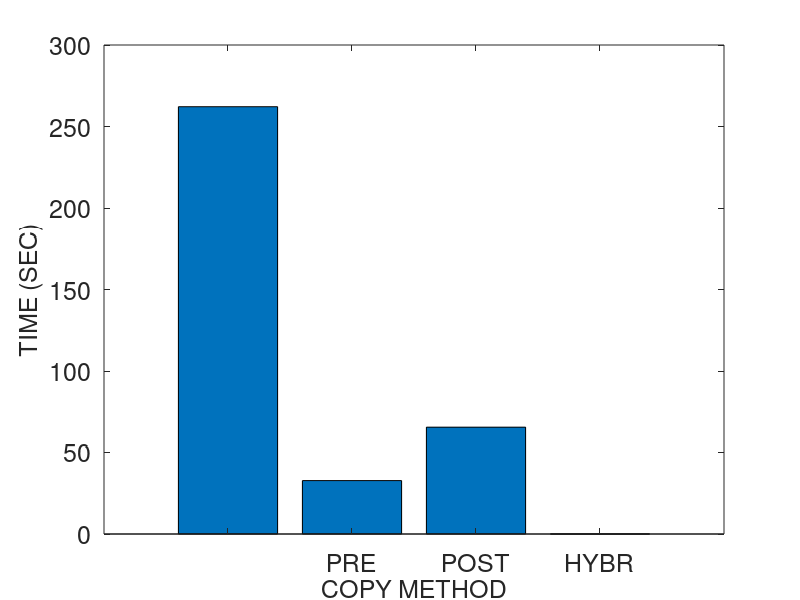
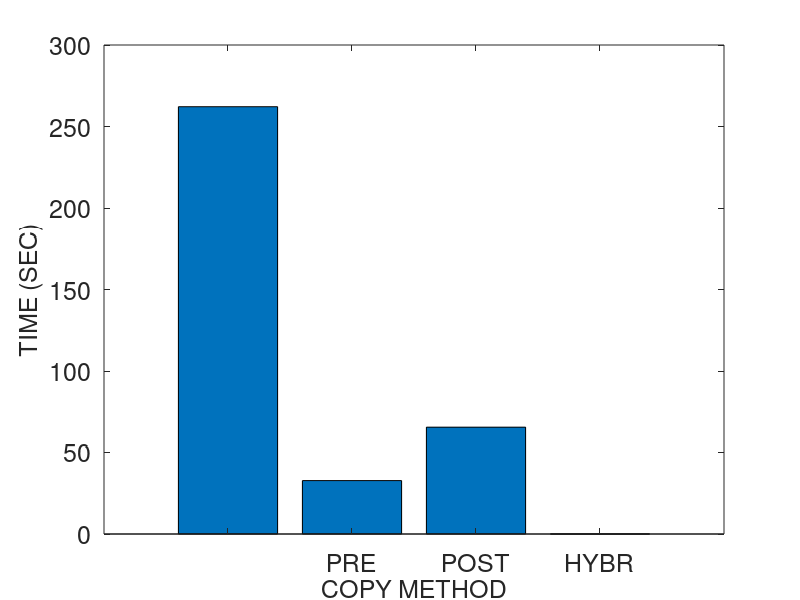
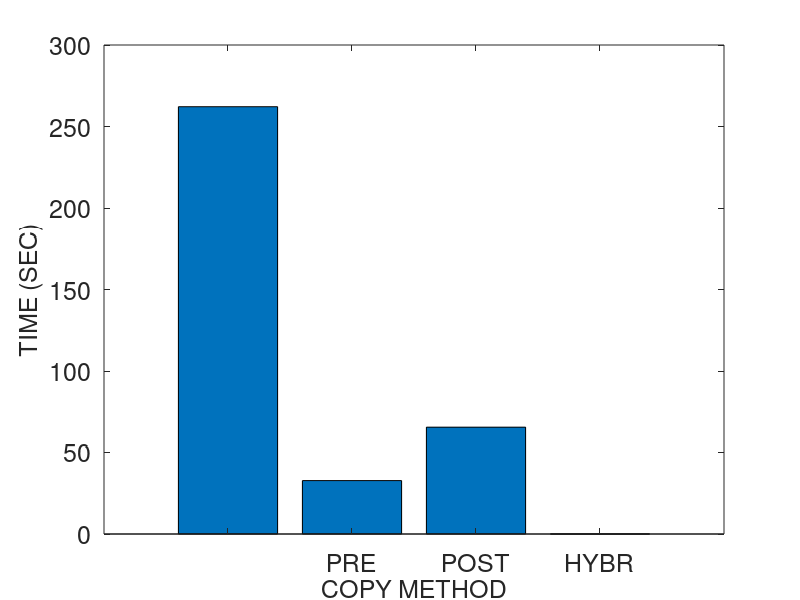
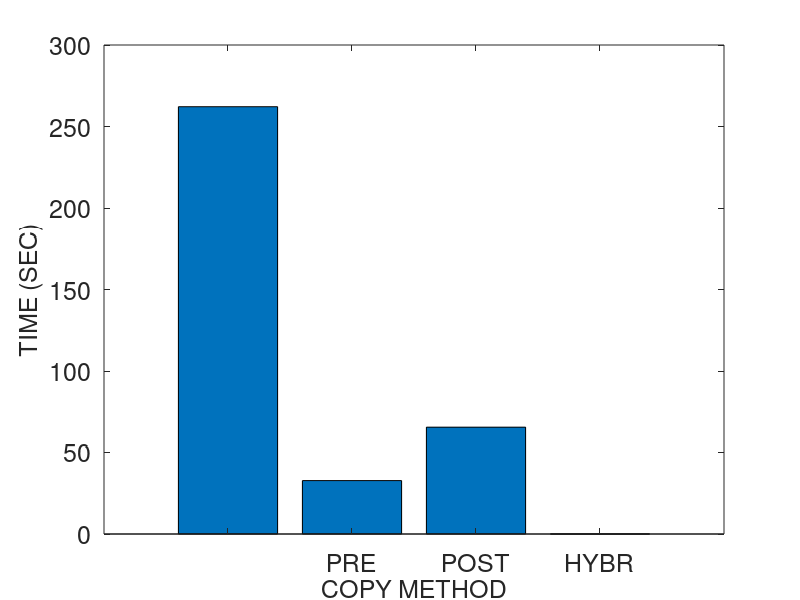

Reproduce these figures in MATLAB, in order.
% basic hybrid copy migration
% memory size in MB
r = 4096
r *= 1024 % convert to KB

% page dirty rate in percent (%): against to total memory pages
readrate = 0
prefix = strcat ("M4G_R", num2str(readrate))
readrate /= 100

dirtyrate = 100 
prefix = strcat (prefix, "_W", num2str(dirtyrate))
dirtyrate /= 100

run = 1

pagesize = 4 % in KB
numpages = r / pagesize

% delta compression rate
comp = 0.5 

% amount of CPU and device states in KB 
scinfo = 100

% working set size in number of pages
wss = numpages * 0.25

% 0: zero, 1: read, 2: dirtied, 3: inactive data
mem = zeros(1, numpages);

% prediction accuracy 0 through 1
acc = 1
%acc = 0

run = 1

prefix = strcat (prefix, "_acc", num2str(acc), "_r", num2str(run))

% bandwidth in gbps
b = 1000 
b = b * 1024/8 % convert to KB

fontsize = 18
%fontsize = 20

totaltime = 0;
downtime = 0;
totaldata = 0;

A = zeros(4, 3);

%%%%%%%%%%%%%%%%%%%%%%%%%%%%%%
% precopy migration
%%%%%%%%%%%%%%%%%%%%%%%%%%%%%%
fprintf('\n')
disp('==================== Precopy migration ====================')
% iterations
present = numpages * pagesize
iter = 0
while present > 50 && iter < 29 && totaldata < 4*r
	pretime = present / b
	totaltime += pretime
	totaldata += present
	present = numpages * pagesize * dirtyrate 
	%dirts = wss * dirtyrate
	iter += 1
end

% stop-and-copy phase
% stop conditions: 29 iterations, 50 pages, 4 memory size sent
scsent = scinfo + present * pagesize
downtime = scsent / b
totaltime += downtime
totaldata += scsent

% network fault rate
NFR = 0

A (1, 1) = totaltime;
A (1, 2) = downtime;
A (1, 3) = totaldata;

%%%%%%%%%%%%%%%%%%%%%%%%%%%%%%
% postcopy migration
%%%%%%%%%%%%%%%%%%%%%%%%%%%%%%
fprintf('\n')
disp('===================== Postcopy migration ======================')
totaltime = 0;
downtime = 0;
totaldata = 0;

% stop-and-copy phase
scsent = scinfo
downtime = scsent / b
totaltime += downtime
totaldata += scsent

% prepaging (bubbling) and on-demand paging
postsent = r
posttime = postsent/b
totaltime += posttime
totaldata += postsent
% network fault rate
NFR = 0.2

A (2, 1) = totaltime;
A (2, 2) = downtime;
A (2, 3) = totaldata;

%%%%%%%%%%%%%%%%%%%%%%%%%%%%%%
% hybrid copy migration
%%%%%%%%%%%%%%%%%%%%%%%%%%%%%%
fprintf('\n')
disp('==================== Hybrid copy migration ====================')
totaltime = 0;
downtime = 0;
totaldata = 0;

% precopy phase: single iteration
present = r
pretime = present / b
totaltime += pretime
totaldata += present

% stop-and-copy phase
bitmapsize = 500 % KB
scsent = scinfo + bitmapsize
downtime = scsent / b
totaltime += downtime
totaldata += scsent

% postcopy phase: prepaging (bubbling) and on-demand paging
%dirts = wss * dirtyrate
dirts = numpages * dirtyrate
postsent = dirts * pagesize
posttime = postsent/b
totaltime += posttime
totaldata += postsent
% network fault rate
NFR = 0.2

A (3, 1) = totaltime;
A (3, 2) = downtime;
A (3, 3) = totaldata;

%%%%%%%%%%%%%%%%%%%%%%%%%%%%%%
% proactive hybrid copy migration
%%%%%%%%%%%%%%%%%%%%%%%%%%%%%%
%disp(char(10))
fprintf('\n')
disp('=============== Proactive hybrid copy migration ================')
totaltime = 0;
downtime = 0;
totaldata = 0;

% precopy phase
% LRU, PFR

% scan the dirtied pages
% for dirtied pages
% 	mark dirtied (1)
% 	mem(random (1, wss * 0.1))	
randperm(int64(wss * 0.1));
% for read pages
% 	mark read (2)
% 	mem (random (wss * 0.1, wss * 0.2))

% for pages
% 	predict read/write

% send the pages most likely to be read and least likely to be dirtied
% do not send the pages most likely to be dirtied
% construct queue with the order of p1/p2
%reads = numpages * 0.4 
% total read rate = wss * read_rate = 0.25 * 0.16 = 0.04 (4%)
%read_rate = 0.16
%read_rate = 0.04 % 4% of total memory
% total write rate = wss * write_rate = 0.25 * 0.16 = 0.04 (4%)
%write_rate = 0.16
%write_rate = 0.04 % 4% of total memory
% simple case: readonly pages (RO) - zero dirtied pages 
%RO = 0.3
pred_pages = numpages * readrate * acc

% LRU
% for LRU queue
% 	mark sent
%	insert the pages into cache and perform delta compression

present = pred_pages * pagesize
pretime = present/b
totaltime += pretime
totaldata += present

% stop-and-copy phase
% send the CPU and device states
bitmapsize = 500 % KB
scsent = scinfo + bitmapsize
downtime = scsent/b
totaltime += downtime
totaldata += scsent

% postcopy phase
postsent = (numpages - pred_pages) * pagesize

% exclude the predicted dirtied pages 
pred_dirts = numpages * dirtyrate * acc
postsent = (numpages - pred_pages - pred_dirts) * pagesize
posttime = postsent/b
totaltime += posttime
totaldata += postsent

% network fault rate
NFR = 0.2

A (4, 1) = totaltime;
A (4, 2) = downtime;
A (4, 3) = totaldata

%%%%%%%%%%%%%%%%%%%%%%%%%%%%%%%%%%%%%%%%%%%%%%%%%%%%%%%
%                     plotting
% precopy
% postcopy
% hybrid
% pro-hybrid
%%%%%%%%%%%%%%%%%%%%%%%%%%%%%%%%%%%%%%%%%%%%%%%%%%%%%%%

%prefix = "M4G_R14W14_acc100_r1"
%prefix = strcat ("M4G_R", readrate, "W", dirtyrate, "acc", acc, "r", run)
%prefix = strcat (prefix, "W")
%prefix = strcat (prefix, dirtyrate)

dlmwrite (prefix, A, ' ')

%%%%%%%%%%%%%%%%%%%% total time %%%%%%%%%%%%%%%%%%%%%%
figure;
output = strcat(prefix, ".tt");
%output = prefix
x = ['PRECOPY', 'POSTCOPY', 'HYBRID', 'PRO-HYBRID'];
x = {'', 'PRE', 'POST', 'HYBR', 'PROH', ''};
x = {'', 'PRE', 'POST', 'HYBR', 'PROH'};
%x = 1:1:length(A);
%plot(x, A(:,2)/1000000, x, A(:,3)/1000000, '-.*');
%plot(A(:,2));

%xtics = 1:4:16
%bar(xtics, A(:,1))
bar(A(:,1))
set(gca, 'XTickLabel', x, 'FontSize', fontsize)
xlabel('COPY METHOD', 'FontSize', fontsize);
ylabel('TIME (SEC)', 'FontSize', fontsize);
%legend('PRECOPY', 'POSTCOPY', 'HYBRID', 'PRO-HYBRID');
%bar(x, A(:,1))

saveas (1, strcat(output, ".png"));
saveas (1, strcat(output, ".eps"));
saveas (1, strcat(output, ".emf"));

%%%%%%%%%%%%%%%%%%%% downtime %%%%%%%%%%%%%%%%%%%%%%
figure;
output = strcat(prefix, ".dt");

bar(A(:,2))
set(gca, 'XTickLabel', x, 'FontSize', fontsize)
xlabel('COPY METHOD', 'FontSize', fontsize);
ylabel('TIME (SEC)', 'FontSize', fontsize);

saveas (1, strcat(output, ".png"));
saveas (1, strcat(output, ".eps"));
saveas (1, strcat(output, ".emf"));

%%%%%%%%%%%%%%%%%%%% total data %%%%%%%%%%%%%%%%%%%%%%
figure;
output = strcat(prefix, ".td");

bar(A(:,3))
set(gca, 'XTickLabel', x, 'FontSize', fontsize)
xlabel('COPY METHOD', 'FontSize', fontsize);
ylabel('SIZE (KB)', 'FontSize', fontsize);

saveas (1, strcat(output, ".png"));
saveas (1, strcat(output, ".eps"));
saveas (1, strcat(output, ".emf"));
